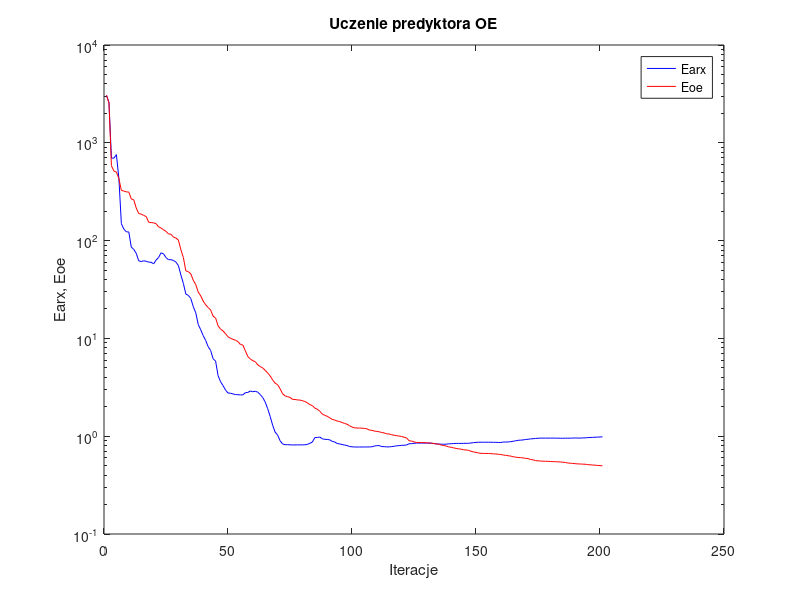
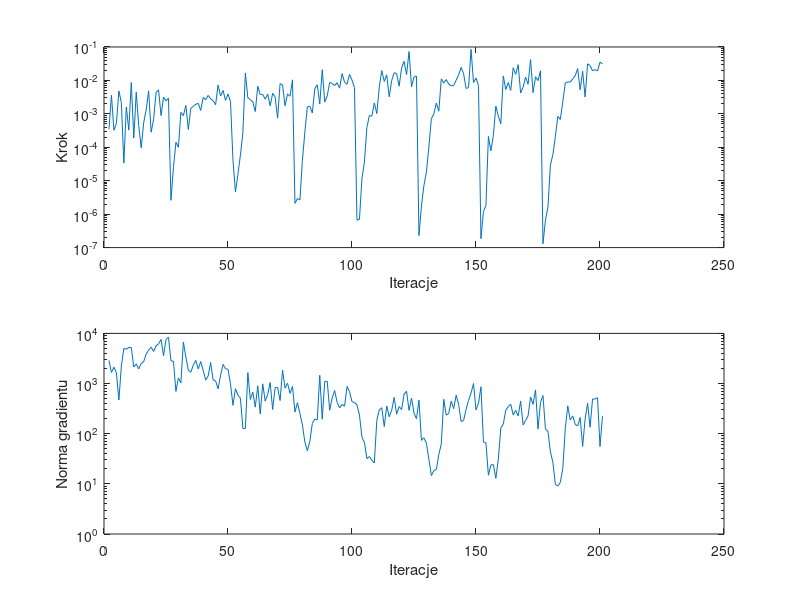

Source code (MATLAB) for these figures, in order:
%uczenie predyktora oe
clear all;
n=0; farx(n+1)=3.049687e+003; foe(n+1)=3.066529e+003; wspucz(n+1)=0.000000e+000; ng(n+1)=0.000000e+000;
%odnowa zmiennej metryki
n=1; farx(n+1)=2.588240e+003; foe(n+1)=2.551980e+003; krok(n+1)=3.505243e-004; ng(n+1)=2.879479e+003;
n=2; farx(n+1)=6.969675e+002; foe(n+1)=5.828366e+002; krok(n+1)=3.595838e-003; ng(n+1)=1.666886e+003;
n=3; farx(n+1)=6.973523e+002; foe(n+1)=5.141944e+002; krok(n+1)=3.229906e-004; ng(n+1)=2.118765e+003;
n=4; farx(n+1)=7.570566e+002; foe(n+1)=5.026989e+002; krok(n+1)=5.188110e-004; ng(n+1)=1.635022e+003;
n=5; farx(n+1)=4.329474e+002; foe(n+1)=4.305093e+002; krok(n+1)=4.845858e-003; ng(n+1)=4.687331e+002;
n=6; farx(n+1)=1.489240e+002; foe(n+1)=3.262296e+002; krok(n+1)=2.173143e-003; ng(n+1)=2.239011e+003;
n=7; farx(n+1)=1.311032e+002; foe(n+1)=3.211341e+002; krok(n+1)=3.371798e-005; ng(n+1)=5.039199e+003;
n=8; farx(n+1)=1.230359e+002; foe(n+1)=3.149112e+002; krok(n+1)=1.603601e-003; ng(n+1)=4.819454e+003;
n=9; farx(n+1)=1.225411e+002; foe(n+1)=3.138591e+002; krok(n+1)=3.270787e-004; ng(n+1)=5.270362e+003;
n=10; farx(n+1)=8.585096e+001; foe(n+1)=2.667421e+002; krok(n+1)=8.685477e-003; ng(n+1)=5.212831e+003;
n=11; farx(n+1)=8.126990e+001; foe(n+1)=2.611364e+002; krok(n+1)=1.890665e-004; ng(n+1)=2.133470e+003;
n=12; farx(n+1)=7.404471e+001; foe(n+1)=2.154333e+002; krok(n+1)=4.419773e-003; ng(n+1)=2.469248e+003;
n=13; farx(n+1)=6.213481e+001; foe(n+1)=1.891702e+002; krok(n+1)=4.449379e-004; ng(n+1)=1.948858e+003;
n=14; farx(n+1)=6.104848e+001; foe(n+1)=1.868104e+002; krok(n+1)=9.579321e-005; ng(n+1)=2.513577e+003;
n=15; farx(n+1)=6.217410e+001; foe(n+1)=1.809040e+002; krok(n+1)=5.440767e-004; ng(n+1)=2.734909e+003;
n=16; farx(n+1)=6.147131e+001; foe(n+1)=1.763899e+002; krok(n+1)=1.317301e-003; ng(n+1)=3.859214e+003;
n=17; farx(n+1)=6.024025e+001; foe(n+1)=1.543568e+002; krok(n+1)=4.869577e-003; ng(n+1)=4.621355e+003;
n=18; farx(n+1)=6.005954e+001; foe(n+1)=1.527675e+002; krok(n+1)=2.826636e-004; ng(n+1)=5.309471e+003;
n=19; farx(n+1)=5.783154e+001; foe(n+1)=1.520091e+002; krok(n+1)=6.847610e-004; ng(n+1)=4.365859e+003;
n=20; farx(n+1)=6.324295e+001; foe(n+1)=1.489671e+002; krok(n+1)=4.419773e-003; ng(n+1)=5.642193e+003;
n=21; farx(n+1)=6.707834e+001; foe(n+1)=1.383743e+002; krok(n+1)=5.241643e-003; ng(n+1)=6.162114e+003;
n=22; farx(n+1)=7.499568e+001; foe(n+1)=1.345462e+002; krok(n+1)=8.876006e-004; ng(n+1)=7.584429e+003;
n=23; farx(n+1)=7.316966e+001; foe(n+1)=1.289520e+002; krok(n+1)=3.144401e-003; ng(n+1)=3.594913e+003;
n=24; farx(n+1)=6.704393e+001; foe(n+1)=1.244493e+002; krok(n+1)=2.456077e-003; ng(n+1)=7.528751e+003;
n=25; farx(n+1)=6.374512e+001; foe(n+1)=1.171310e+002; krok(n+1)=2.926191e-003; ng(n+1)=8.444549e+003;
%odnowa zmiennej metryki
n=26; farx(n+1)=6.385650e+001; foe(n+1)=1.160861e+002; krok(n+1)=2.600944e-006; ng(n+1)=2.825435e+003;
n=27; farx(n+1)=6.268595e+001; foe(n+1)=1.087836e+002; krok(n+1)=2.458493e-005; ng(n+1)=2.788400e+003;
n=28; farx(n+1)=6.033839e+001; foe(n+1)=1.061901e+002; krok(n+1)=1.417047e-004; ng(n+1)=6.976722e+002;
n=29; farx(n+1)=5.552912e+001; foe(n+1)=1.012708e+002; krok(n+1)=1.001480e-004; ng(n+1)=1.290789e+003;
n=30; farx(n+1)=4.453391e+001; foe(n+1)=8.071351e+001; krok(n+1)=1.108189e-003; ng(n+1)=1.025186e+003;
n=31; farx(n+1)=3.650008e+001; foe(n+1)=6.721894e+001; krok(n+1)=8.861138e-004; ng(n+1)=6.701518e+003;
n=32; farx(n+1)=2.839240e+001; foe(n+1)=4.902079e+001; krok(n+1)=1.786250e-003; ng(n+1)=3.371518e+003;
n=33; farx(n+1)=2.753487e+001; foe(n+1)=4.816952e+001; krok(n+1)=3.411214e-004; ng(n+1)=1.847897e+003;
n=34; farx(n+1)=2.556425e+001; foe(n+1)=4.568111e+001; krok(n+1)=1.462416e-003; ng(n+1)=1.679375e+003;
n=35; farx(n+1)=2.111904e+001; foe(n+1)=3.930829e+001; krok(n+1)=1.686590e-003; ng(n+1)=2.323962e+003;
n=36; farx(n+1)=1.825688e+001; foe(n+1)=3.546333e+001; krok(n+1)=1.934772e-003; ng(n+1)=2.897143e+003;
n=37; farx(n+1)=1.386487e+001; foe(n+1)=2.980343e+001; krok(n+1)=2.059282e-003; ng(n+1)=1.951762e+003;
n=38; farx(n+1)=1.225665e+001; foe(n+1)=2.720459e+001; krok(n+1)=1.265228e-003; ng(n+1)=2.749613e+003;
n=39; farx(n+1)=1.067207e+001; foe(n+1)=2.409466e+001; krok(n+1)=3.096185e-003; ng(n+1)=1.822743e+003;
n=40; farx(n+1)=9.518950e+000; foe(n+1)=2.203614e+001; krok(n+1)=2.641497e-003; ng(n+1)=1.169561e+003;
n=41; farx(n+1)=8.234637e+000; foe(n+1)=2.068478e+001; krok(n+1)=3.558977e-003; ng(n+1)=1.419471e+003;
n=42; farx(n+1)=7.525112e+000; foe(n+1)=1.948360e+001; krok(n+1)=2.818678e-003; ng(n+1)=2.631750e+003;
n=43; farx(n+1)=6.188275e+000; foe(n+1)=1.685515e+001; krok(n+1)=2.469785e-003; ng(n+1)=1.183564e+003;
n=44; farx(n+1)=5.856552e+000; foe(n+1)=1.615998e+001; krok(n+1)=1.876490e-003; ng(n+1)=1.125979e+003;
n=45; farx(n+1)=4.157928e+000; foe(n+1)=1.344773e+001; krok(n+1)=7.242402e-003; ng(n+1)=7.838306e+002;
n=46; farx(n+1)=3.604435e+000; foe(n+1)=1.244960e+001; krok(n+1)=3.427028e-003; ng(n+1)=1.461930e+003;
n=47; farx(n+1)=3.291817e+000; foe(n+1)=1.190975e+001; krok(n+1)=5.038654e-003; ng(n+1)=2.412285e+003;
n=48; farx(n+1)=2.965687e+000; foe(n+1)=1.117831e+001; krok(n+1)=2.521493e-003; ng(n+1)=1.964102e+003;
n=49; farx(n+1)=2.764229e+000; foe(n+1)=1.039711e+001; krok(n+1)=3.918749e-003; ng(n+1)=1.929804e+003;
n=50; farx(n+1)=2.751546e+000; foe(n+1)=1.002890e+001; krok(n+1)=2.364726e-003; ng(n+1)=9.854863e+002;
%odnowa zmiennej metryki
n=51; farx(n+1)=2.706075e+000; foe(n+1)=9.776558e+000; krok(n+1)=4.143129e-005; ng(n+1)=3.691952e+002;
n=52; farx(n+1)=2.664979e+000; foe(n+1)=9.596039e+000; krok(n+1)=4.608984e-006; ng(n+1)=7.864923e+002;
n=53; farx(n+1)=2.658443e+000; foe(n+1)=9.277346e+000; krok(n+1)=1.553627e-005; ng(n+1)=5.865661e+002;
n=54; farx(n+1)=2.643299e+000; foe(n+1)=8.680202e+000; krok(n+1)=5.814683e-005; ng(n+1)=5.092228e+002;
n=55; farx(n+1)=2.647421e+000; foe(n+1)=8.544612e+000; krok(n+1)=2.734728e-004; ng(n+1)=1.279323e+002;
n=56; farx(n+1)=2.786975e+000; foe(n+1)=7.457368e+000; krok(n+1)=1.669364e-002; ng(n+1)=1.269336e+002;
n=57; farx(n+1)=2.803020e+000; foe(n+1)=6.512069e+000; krok(n+1)=3.032635e-003; ng(n+1)=1.650583e+003;
n=58; farx(n+1)=2.897495e+000; foe(n+1)=6.163026e+000; krok(n+1)=2.648499e-003; ng(n+1)=4.812647e+002;
n=59; farx(n+1)=2.852607e+000; foe(n+1)=5.913115e+000; krok(n+1)=2.286608e-003; ng(n+1)=6.748573e+002;
n=60; farx(n+1)=2.880307e+000; foe(n+1)=5.779472e+000; krok(n+1)=1.173246e-003; ng(n+1)=3.387297e+002;
n=61; farx(n+1)=2.820987e+000; foe(n+1)=5.366621e+000; krok(n+1)=6.752063e-003; ng(n+1)=8.998695e+002;
n=62; farx(n+1)=2.667987e+000; foe(n+1)=5.150357e+000; krok(n+1)=3.792794e-003; ng(n+1)=2.475867e+002;
n=63; farx(n+1)=2.486344e+000; foe(n+1)=4.986016e+000; krok(n+1)=3.813746e-003; ng(n+1)=9.875709e+002;
n=64; farx(n+1)=2.235761e+000; foe(n+1)=4.716061e+000; krok(n+1)=2.742688e-003; ng(n+1)=4.459144e+002;
n=65; farx(n+1)=1.911449e+000; foe(n+1)=4.430684e+000; krok(n+1)=3.911100e-003; ng(n+1)=6.016275e+002;
n=66; farx(n+1)=1.594979e+000; foe(n+1)=4.132331e+000; krok(n+1)=1.742611e-003; ng(n+1)=1.052540e+003;
n=67; farx(n+1)=1.294905e+000; foe(n+1)=3.762008e+000; krok(n+1)=4.101231e-003; ng(n+1)=3.037700e+002;
n=68; farx(n+1)=1.100623e+000; foe(n+1)=3.480516e+000; krok(n+1)=3.248447e-003; ng(n+1)=8.271438e+002;
n=69; farx(n+1)=1.027359e+000; foe(n+1)=3.362562e+000; krok(n+1)=7.433745e-004; ng(n+1)=8.394910e+002;
n=70; farx(n+1)=8.987254e-001; foe(n+1)=3.059426e+000; krok(n+1)=8.003391e-003; ng(n+1)=4.576411e+002;
n=71; farx(n+1)=8.340370e-001; foe(n+1)=2.722168e+000; krok(n+1)=7.342058e-003; ng(n+1)=1.854681e+003;
n=72; farx(n+1)=8.183286e-001; foe(n+1)=2.585212e+000; krok(n+1)=1.742611e-003; ng(n+1)=8.072502e+002;
n=73; farx(n+1)=8.195066e-001; foe(n+1)=2.533239e+000; krok(n+1)=3.941672e-003; ng(n+1)=1.021753e+003;
n=74; farx(n+1)=8.159684e-001; foe(n+1)=2.498736e+000; krok(n+1)=3.359405e-003; ng(n+1)=6.365450e+002;
n=75; farx(n+1)=8.143868e-001; foe(n+1)=2.380130e+000; krok(n+1)=1.042905e-002; ng(n+1)=8.729308e+002;
%odnowa zmiennej metryki
n=76; farx(n+1)=8.142709e-001; foe(n+1)=2.373929e+000; krok(n+1)=2.105909e-006; ng(n+1)=2.699366e+002;
n=77; farx(n+1)=8.152371e-001; foe(n+1)=2.348331e+000; krok(n+1)=2.946268e-006; ng(n+1)=4.156764e+002;
n=78; farx(n+1)=8.156209e-001; foe(n+1)=2.343158e+000; krok(n+1)=2.669404e-006; ng(n+1)=2.529811e+002;
n=79; farx(n+1)=8.155132e-001; foe(n+1)=2.306711e+000; krok(n+1)=4.041939e-005; ng(n+1)=1.504993e+002;
n=80; farx(n+1)=8.168691e-001; foe(n+1)=2.263292e+000; krok(n+1)=2.952315e-004; ng(n+1)=6.784720e+001;
n=81; farx(n+1)=8.243813e-001; foe(n+1)=2.192634e+000; krok(n+1)=1.621288e-003; ng(n+1)=4.568460e+001;
n=82; farx(n+1)=8.457599e-001; foe(n+1)=2.102969e+000; krok(n+1)=1.679702e-003; ng(n+1)=7.074483e+001;
n=83; farx(n+1)=8.707878e-001; foe(n+1)=2.058765e+000; krok(n+1)=1.055436e-003; ng(n+1)=1.605124e+002;
n=84; farx(n+1)=9.662150e-001; foe(n+1)=1.937559e+000; krok(n+1)=5.682045e-003; ng(n+1)=1.948124e+002;
n=85; farx(n+1)=9.701221e-001; foe(n+1)=1.887434e+000; krok(n+1)=7.385876e-003; ng(n+1)=1.893545e+002;
n=86; farx(n+1)=9.810484e-001; foe(n+1)=1.802240e+000; krok(n+1)=1.971058e-003; ng(n+1)=1.462303e+003;
n=87; farx(n+1)=9.421382e-001; foe(n+1)=1.684640e+000; krok(n+1)=2.085811e-002; ng(n+1)=1.948212e+002;
n=88; farx(n+1)=9.289232e-001; foe(n+1)=1.635589e+000; krok(n+1)=2.257553e-003; ng(n+1)=1.096003e+003;
n=89; farx(n+1)=9.266930e-001; foe(n+1)=1.598584e+000; krok(n+1)=3.427028e-003; ng(n+1)=1.113322e+003;
n=90; farx(n+1)=9.189653e-001; foe(n+1)=1.543772e+000; krok(n+1)=8.704305e-003; ng(n+1)=2.935542e+002;
n=91; farx(n+1)=8.853412e-001; foe(n+1)=1.484671e+000; krok(n+1)=8.130648e-003; ng(n+1)=5.177908e+002;
n=92; farx(n+1)=8.735004e-001; foe(n+1)=1.464173e+000; krok(n+1)=7.032104e-003; ng(n+1)=7.248597e+002;
n=93; farx(n+1)=8.431574e-001; foe(n+1)=1.428837e+000; krok(n+1)=8.516524e-003; ng(n+1)=4.217482e+002;
n=94; farx(n+1)=8.337202e-001; foe(n+1)=1.413207e+000; krok(n+1)=5.852382e-003; ng(n+1)=3.283676e+002;
n=95; farx(n+1)=8.223761e-001; foe(n+1)=1.378373e+000; krok(n+1)=1.603572e-002; ng(n+1)=3.836778e+002;
n=96; farx(n+1)=8.126853e-001; foe(n+1)=1.353716e+000; krok(n+1)=8.839546e-003; ng(n+1)=3.534139e+002;
n=97; farx(n+1)=8.027806e-001; foe(n+1)=1.324744e+000; krok(n+1)=7.626318e-003; ng(n+1)=8.724469e+002;
n=98; farx(n+1)=7.841190e-001; foe(n+1)=1.280594e+000; krok(n+1)=1.511671e-002; ng(n+1)=6.917222e+002;
n=99; farx(n+1)=7.794802e-001; foe(n+1)=1.241504e+000; krok(n+1)=1.019133e-002; ng(n+1)=4.351663e+002;
n=100; farx(n+1)=7.755169e-001; foe(n+1)=1.217638e+000; krok(n+1)=6.100588e-003; ng(n+1)=4.184608e+002;
%odnowa zmiennej metryki
n=101; farx(n+1)=7.754563e-001; foe(n+1)=1.213060e+000; krok(n+1)=6.627910e-007; ng(n+1)=3.738965e+002;
n=102; farx(n+1)=7.754907e-001; foe(n+1)=1.211058e+000; krok(n+1)=6.925221e-007; ng(n+1)=2.374287e+002;
n=103; farx(n+1)=7.759287e-001; foe(n+1)=1.207273e+000; krok(n+1)=1.149974e-005; ng(n+1)=8.603739e+001;
n=104; farx(n+1)=7.755907e-001; foe(n+1)=1.201278e+000; krok(n+1)=3.584012e-005; ng(n+1)=6.692574e+001;
n=105; farx(n+1)=7.763267e-001; foe(n+1)=1.189915e+000; krok(n+1)=3.891984e-004; ng(n+1)=3.179396e+001;
n=106; farx(n+1)=7.765557e-001; foe(n+1)=1.155657e+000; krok(n+1)=8.931057e-004; ng(n+1)=3.498479e+001;
n=107; farx(n+1)=7.791830e-001; foe(n+1)=1.149255e+000; krok(n+1)=8.566255e-004; ng(n+1)=2.957581e+001;
n=108; farx(n+1)=7.932454e-001; foe(n+1)=1.127973e+000; krok(n+1)=2.121656e-003; ng(n+1)=2.601388e+001;
n=109; farx(n+1)=8.006279e-001; foe(n+1)=1.119941e+000; krok(n+1)=1.019412e-003; ng(n+1)=1.849122e+002;
n=110; farx(n+1)=8.015611e-001; foe(n+1)=1.109267e+000; krok(n+1)=6.303106e-003; ng(n+1)=2.997060e+002;
n=111; farx(n+1)=7.831593e-001; foe(n+1)=1.091058e+000; krok(n+1)=1.971968e-002; ng(n+1)=3.295346e+002;
n=112; farx(n+1)=7.822628e-001; foe(n+1)=1.079705e+000; krok(n+1)=9.338225e-003; ng(n+1)=1.394495e+002;
n=113; farx(n+1)=7.771668e-001; foe(n+1)=1.057518e+000; krok(n+1)=1.464382e-002; ng(n+1)=3.561457e+002;
n=114; farx(n+1)=7.779151e-001; foe(n+1)=1.053283e+000; krok(n+1)=3.237896e-003; ng(n+1)=2.178855e+002;
n=115; farx(n+1)=7.827879e-001; foe(n+1)=1.035125e+000; krok(n+1)=9.949946e-003; ng(n+1)=2.931229e+002;
n=116; farx(n+1)=7.895223e-001; foe(n+1)=1.022905e+000; krok(n+1)=1.703305e-002; ng(n+1)=5.279599e+002;
n=117; farx(n+1)=7.969327e-001; foe(n+1)=1.011294e+000; krok(n+1)=1.596372e-002; ng(n+1)=2.451355e+002;
n=118; farx(n+1)=8.016717e-001; foe(n+1)=1.003746e+000; krok(n+1)=6.734730e-003; ng(n+1)=3.478812e+002;
n=119; farx(n+1)=8.062679e-001; foe(n+1)=9.927104e-001; krok(n+1)=2.378377e-002; ng(n+1)=3.027818e+002;
n=120; farx(n+1)=8.075096e-001; foe(n+1)=9.769818e-001; krok(n+1)=3.726804e-002; ng(n+1)=6.183492e+002;
n=121; farx(n+1)=8.136209e-001; foe(n+1)=9.593650e-001; krok(n+1)=1.490732e-002; ng(n+1)=7.025412e+002;
n=122; farx(n+1)=8.365812e-001; foe(n+1)=8.993933e-001; krok(n+1)=7.301859e-002; ng(n+1)=2.918993e+002;
n=123; farx(n+1)=8.392227e-001; foe(n+1)=8.926476e-001; krok(n+1)=6.446985e-003; ng(n+1)=5.113463e+002;
n=124; farx(n+1)=8.458806e-001; foe(n+1)=8.745859e-001; krok(n+1)=1.274938e-002; ng(n+1)=2.570693e+002;
n=125; farx(n+1)=8.506646e-001; foe(n+1)=8.636005e-001; krok(n+1)=1.352965e-002; ng(n+1)=1.989095e+002;
%odnowa zmiennej metryki
n=126; farx(n+1)=8.506437e-001; foe(n+1)=8.614629e-001; krok(n+1)=2.282719e-007; ng(n+1)=4.663258e+002;
n=127; farx(n+1)=8.506379e-001; foe(n+1)=8.610910e-001; krok(n+1)=1.762077e-006; ng(n+1)=7.370428e+001;
n=128; farx(n+1)=8.507779e-001; foe(n+1)=8.593799e-001; krok(n+1)=7.211524e-006; ng(n+1)=8.304741e+001;
n=129; farx(n+1)=8.506399e-001; foe(n+1)=8.559384e-001; krok(n+1)=1.808278e-005; ng(n+1)=6.431203e+001;
n=130; farx(n+1)=8.505406e-001; foe(n+1)=8.525641e-001; krok(n+1)=1.042068e-004; ng(n+1)=3.088264e+001;
n=131; farx(n+1)=8.486834e-001; foe(n+1)=8.492335e-001; krok(n+1)=7.209870e-004; ng(n+1)=1.465321e+001;
n=132; farx(n+1)=8.415152e-001; foe(n+1)=8.402493e-001; krok(n+1)=9.977322e-004; ng(n+1)=1.841024e+001;
n=133; farx(n+1)=8.350608e-001; foe(n+1)=8.344514e-001; krok(n+1)=2.100547e-003; ng(n+1)=1.943910e+001;
n=134; farx(n+1)=8.298744e-001; foe(n+1)=8.290778e-001; krok(n+1)=1.197019e-003; ng(n+1)=3.820782e+001;
n=135; farx(n+1)=8.292297e-001; foe(n+1)=8.110377e-001; krok(n+1)=1.109636e-002; ng(n+1)=6.261692e+001;
n=136; farx(n+1)=8.271700e-001; foe(n+1)=8.015786e-001; krok(n+1)=8.402186e-003; ng(n+1)=4.840407e+002;
n=137; farx(n+1)=8.283216e-001; foe(n+1)=7.939059e-001; krok(n+1)=1.060977e-002; ng(n+1)=2.342327e+002;
n=138; farx(n+1)=8.353828e-001; foe(n+1)=7.783021e-001; krok(n+1)=7.777929e-003; ng(n+1)=2.524888e+002;
n=139; farx(n+1)=8.384820e-001; foe(n+1)=7.702834e-001; krok(n+1)=6.950337e-003; ng(n+1)=4.451554e+002;
n=140; farx(n+1)=8.412923e-001; foe(n+1)=7.597215e-001; krok(n+1)=7.029269e-003; ng(n+1)=3.158088e+002;
n=141; farx(n+1)=8.441177e-001; foe(n+1)=7.501941e-001; krok(n+1)=1.017451e-002; ng(n+1)=5.881233e+002;
n=142; farx(n+1)=8.442610e-001; foe(n+1)=7.422864e-001; krok(n+1)=1.464382e-002; ng(n+1)=3.843969e+002;
n=143; farx(n+1)=8.438997e-001; foe(n+1)=7.375415e-001; krok(n+1)=2.452506e-002; ng(n+1)=1.746103e+002;
n=144; farx(n+1)=8.447308e-001; foe(n+1)=7.262000e-001; krok(n+1)=1.596372e-002; ng(n+1)=1.839720e+002;
n=145; farx(n+1)=8.456814e-001; foe(n+1)=7.229215e-001; krok(n+1)=5.767896e-003; ng(n+1)=3.049710e+002;
n=146; farx(n+1)=8.463290e-001; foe(n+1)=7.169075e-001; krok(n+1)=6.118871e-003; ng(n+1)=4.614421e+002;
n=147; farx(n+1)=8.527107e-001; foe(n+1)=7.018225e-001; krok(n+1)=8.470464e-002; ng(n+1)=6.482479e+002;
n=148; farx(n+1)=8.591814e-001; foe(n+1)=6.903763e-001; krok(n+1)=8.625805e-003; ng(n+1)=1.002282e+003;
n=149; farx(n+1)=8.637506e-001; foe(n+1)=6.832111e-001; krok(n+1)=1.181377e-002; ng(n+1)=2.987838e+002;
n=150; farx(n+1)=8.679147e-001; foe(n+1)=6.736806e-001; krok(n+1)=6.971205e-003; ng(n+1)=4.044282e+002;
%odnowa zmiennej metryki
n=151; farx(n+1)=8.678938e-001; foe(n+1)=6.674984e-001; krok(n+1)=1.850361e-007; ng(n+1)=8.617622e+002;
n=152; farx(n+1)=8.678624e-001; foe(n+1)=6.672182e-001; krok(n+1)=1.197434e-006; ng(n+1)=6.791989e+001;
n=153; farx(n+1)=8.677962e-001; foe(n+1)=6.668804e-001; krok(n+1)=1.829040e-006; ng(n+1)=6.610989e+001;
n=154; farx(n+1)=8.676487e-001; foe(n+1)=6.652990e-001; krok(n+1)=2.114007e-004; ng(n+1)=1.485860e+001;
n=155; farx(n+1)=8.674131e-001; foe(n+1)=6.640386e-001; krok(n+1)=7.847260e-005; ng(n+1)=2.379957e+001;
n=156; farx(n+1)=8.662632e-001; foe(n+1)=6.596468e-001; krok(n+1)=2.288097e-004; ng(n+1)=2.422290e+001;
n=157; farx(n+1)=8.652122e-001; foe(n+1)=6.578601e-001; krok(n+1)=1.700633e-003; ng(n+1)=1.288853e+001;
n=158; farx(n+1)=8.630588e-001; foe(n+1)=6.531264e-001; krok(n+1)=8.540993e-004; ng(n+1)=3.107706e+001;
n=159; farx(n+1)=8.623367e-001; foe(n+1)=6.513021e-001; krok(n+1)=5.069434e-004; ng(n+1)=1.295128e+002;
n=160; farx(n+1)=8.717510e-001; foe(n+1)=6.411150e-001; krok(n+1)=1.364590e-002; ng(n+1)=1.558688e+002;
n=161; farx(n+1)=8.712700e-001; foe(n+1)=6.375993e-001; krok(n+1)=5.368339e-003; ng(n+1)=2.926654e+002;
n=162; farx(n+1)=8.740832e-001; foe(n+1)=6.310906e-001; krok(n+1)=8.625805e-003; ng(n+1)=3.476880e+002;
n=163; farx(n+1)=8.789778e-001; foe(n+1)=6.262477e-001; krok(n+1)=5.022246e-003; ng(n+1)=3.878293e+002;
n=164; farx(n+1)=8.885860e-001; foe(n+1)=6.162611e-001; krok(n+1)=2.398987e-002; ng(n+1)=2.364425e+002;
n=165; farx(n+1)=8.973229e-001; foe(n+1)=6.105827e-001; krok(n+1)=1.517095e-002; ng(n+1)=2.921031e+002;
n=166; farx(n+1)=9.082634e-001; foe(n+1)=6.052667e-001; krok(n+1)=2.965791e-002; ng(n+1)=2.264043e+002;
n=167; farx(n+1)=9.112558e-001; foe(n+1)=6.036730e-001; krok(n+1)=4.201739e-003; ng(n+1)=4.451504e+002;
n=168; farx(n+1)=9.157531e-001; foe(n+1)=6.002045e-001; krok(n+1)=6.293742e-003; ng(n+1)=1.494702e+002;
n=169; farx(n+1)=9.262421e-001; foe(n+1)=5.935720e-001; krok(n+1)=1.260621e-002; ng(n+1)=1.833855e+002;
n=170; farx(n+1)=9.296006e-001; foe(n+1)=5.912394e-001; krok(n+1)=7.680234e-003; ng(n+1)=2.279457e+002;
n=171; farx(n+1)=9.391596e-001; foe(n+1)=5.773456e-001; krok(n+1)=4.215364e-002; ng(n+1)=5.374310e+002;
n=172; farx(n+1)=9.421525e-001; foe(n+1)=5.738741e-001; krok(n+1)=4.312903e-003; ng(n+1)=3.856132e+002;
n=173; farx(n+1)=9.497720e-001; foe(n+1)=5.625505e-001; krok(n+1)=1.290032e-002; ng(n+1)=7.480642e+002;
n=174; farx(n+1)=9.521794e-001; foe(n+1)=5.605042e-001; krok(n+1)=9.871862e-003; ng(n+1)=1.239339e+002;
n=175; farx(n+1)=9.562161e-001; foe(n+1)=5.572216e-001; krok(n+1)=1.938343e-002; ng(n+1)=4.193713e+002;
%odnowa zmiennej metryki
n=176; farx(n+1)=9.562023e-001; foe(n+1)=5.549185e-001; krok(n+1)=1.299518e-007; ng(n+1)=5.780253e+002;
n=177; farx(n+1)=9.561875e-001; foe(n+1)=5.543551e-001; krok(n+1)=6.577360e-007; ng(n+1)=1.234109e+002;
n=178; farx(n+1)=9.561222e-001; foe(n+1)=5.534761e-001; krok(n+1)=1.598501e-006; ng(n+1)=1.127057e+002;
n=179; farx(n+1)=9.560422e-001; foe(n+1)=5.514768e-001; krok(n+1)=2.968065e-005; ng(n+1)=4.313177e+001;
n=180; farx(n+1)=9.559331e-001; foe(n+1)=5.495912e-001; krok(n+1)=6.068190e-005; ng(n+1)=2.706075e+001;
n=181; farx(n+1)=9.557318e-001; foe(n+1)=5.489191e-001; krok(n+1)=2.084136e-004; ng(n+1)=9.771901e+000;
n=182; farx(n+1)=9.552243e-001; foe(n+1)=5.471128e-001; krok(n+1)=8.410247e-004; ng(n+1)=9.001325e+000;
n=183; farx(n+1)=9.539566e-001; foe(n+1)=5.455120e-001; krok(n+1)=6.822427e-004; ng(n+1)=1.070840e+001;
n=184; farx(n+1)=9.519236e-001; foe(n+1)=5.423967e-001; krok(n+1)=2.307756e-003; ng(n+1)=2.018107e+001;
n=185; farx(n+1)=9.553172e-001; foe(n+1)=5.389086e-001; krok(n+1)=8.415807e-003; ng(n+1)=1.267789e+002;
n=186; farx(n+1)=9.543860e-001; foe(n+1)=5.321472e-001; krok(n+1)=8.966852e-003; ng(n+1)=3.595014e+002;
n=187; farx(n+1)=9.550360e-001; foe(n+1)=5.297856e-001; krok(n+1)=8.956895e-003; ng(n+1)=1.886338e+002;
n=188; farx(n+1)=9.577533e-001; foe(n+1)=5.268655e-001; krok(n+1)=1.111520e-002; ng(n+1)=2.263839e+002;
n=189; farx(n+1)=9.585753e-001; foe(n+1)=5.239236e-001; krok(n+1)=1.384176e-002; ng(n+1)=1.537326e+002;
n=190; farx(n+1)=9.569731e-001; foe(n+1)=5.209276e-001; krok(n+1)=2.262062e-002; ng(n+1)=1.426132e+002;
n=191; farx(n+1)=9.572213e-001; foe(n+1)=5.202328e-001; krok(n+1)=5.242823e-003; ng(n+1)=2.100310e+002;
n=192; farx(n+1)=9.602287e-001; foe(n+1)=5.178176e-001; krok(n+1)=1.877194e-002; ng(n+1)=5.563295e+001;
n=193; farx(n+1)=9.613322e-001; foe(n+1)=5.169518e-001; krok(n+1)=3.187345e-003; ng(n+1)=1.979881e+002;
n=194; farx(n+1)=9.670274e-001; foe(n+1)=5.127657e-001; krok(n+1)=3.136297e-002; ng(n+1)=4.052562e+002;
n=195; farx(n+1)=9.708607e-001; foe(n+1)=5.098879e-001; krok(n+1)=2.780492e-002; ng(n+1)=1.345310e+002;
n=196; farx(n+1)=9.733350e-001; foe(n+1)=5.078249e-001; krok(n+1)=1.941426e-002; ng(n+1)=4.929037e+002;
n=197; farx(n+1)=9.759933e-001; foe(n+1)=5.055116e-001; krok(n+1)=2.097129e-002; ng(n+1)=4.902879e+002;
n=198; farx(n+1)=9.786476e-001; foe(n+1)=5.029266e-001; krok(n+1)=1.922414e-002; ng(n+1)=5.223397e+002;
n=199; farx(n+1)=9.816156e-001; foe(n+1)=5.005998e-001; krok(n+1)=3.497807e-002; ng(n+1)=5.552749e+001;
n=200; farx(n+1)=9.853135e-001; foe(n+1)=4.979508e-001; krok(n+1)=3.134999e-002; ng(n+1)=2.228525e+002;

figure; semilogy(farx,'b'); hold on; semilogy(foe,'r'); xlabel('Iteracje'); ylabel('Earx, Eoe'); legend('Earx','Eoe'); title('Uczenie predyktora OE');
figure; subplot(2,1,1); semilogy(krok); xlabel('Iteracje'); ylabel('Krok');
subplot(2,1,2); semilogy(ng); xlabel('Iteracje'); ylabel('Norma gradientu');
Earx=farx(n+1)
Eoe=foe(n+1)
